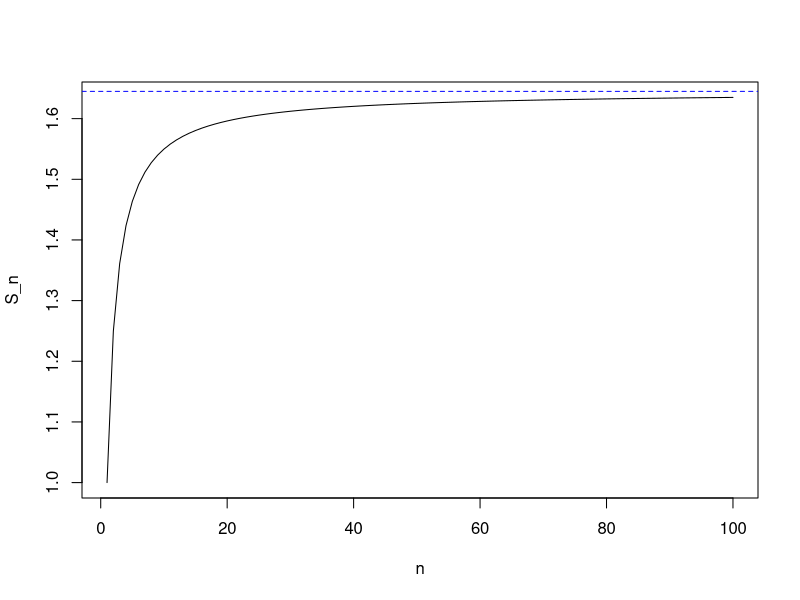
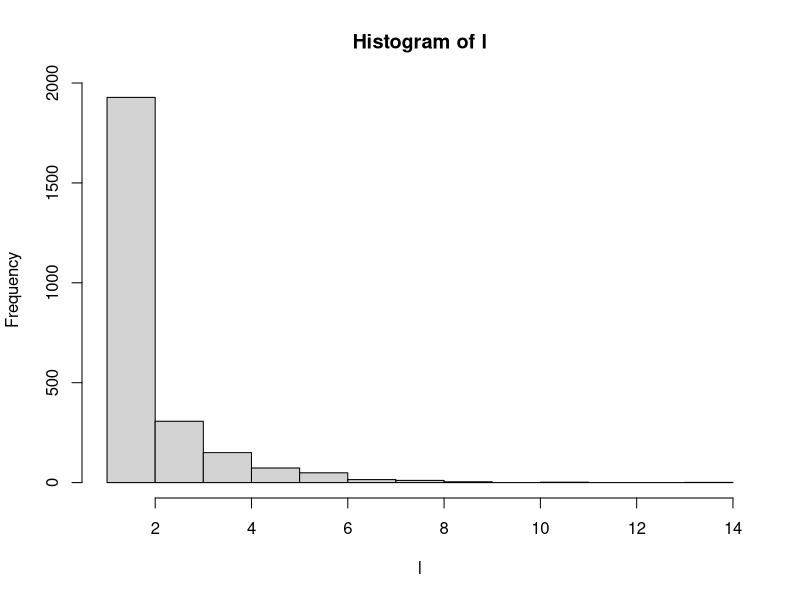
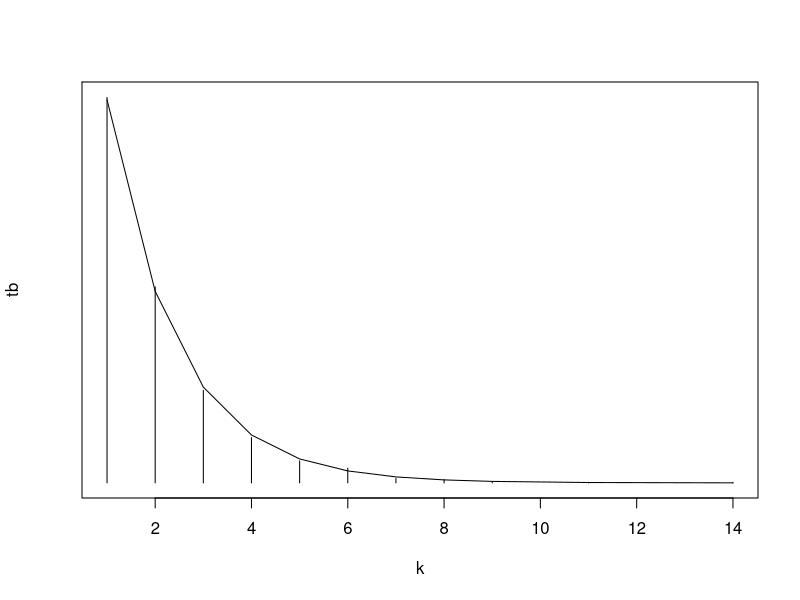

Write the R code that produced these figures, in order.
## ---- chunk 1
n <- 100
sum(seq(1, n))
## ---- chunk 2
library(dslabs)
str(murders)
## ---- chunk 3
murders[murders$state%in% murders$state[with(murders, total/population <1/100000)],]
## ---- chunk 4
murders$murder_rate <- with(murders, total/population)*100000 
subset <- murders[murders$murder_rate< 1,]
subset
## ---- chunk 5
west_subset <- murders[murders$murder_rate < 1 & murders$region == 'West',colnames(subset) != "region"  ]
west_subset
## ---- chunk 6
res <- murders[murders$murder_rate <1,]
res$state[which.max(res$population)]
## ---- chunk 7
ml_state <- murders[murders$population > 10^7,]
ml_state$state[which.min(ml_state$murder_rate)]
## ---- chunk 8
inds <- split(1:nrow(murders),murders$region)
sapply(inds,function(inds) {
  sum(murders$total[inds])/sum(murders$population[inds])})*10^5
## ---- chunk 9
length(seq(6,55, by = 4/7))
## ---- chunk 10
temp <- c(35, 88, 42, 84, 81, 30)
city <- c("Beijing", "Lagos", "Paris", "Rio de Janeiro", 
          "San Juan", "Toronto")
city_temps <- data.frame(name = city, temperature = temp)
## ---- chunk 11
city_temps$temperature_celsius <- (city_temps$temperature - 32) * 5 / 9
city_temps
## ---- chunk 12
euler <- function(n){
  s_n <- sum(1/(1:n)^2)
  return(s_n)
}
## ---- chunk 13
n_values = seq(1:100)
s_values=sapply(n_values,euler)
plot(n_values,s_values,type='l',xlab='n',ylab='S_n')
abline(h=pi^2/6,lty=2,col='blue')
## ---- chunk 14
check_abb <- c('MA', 'ME','MI', 'MO', 'MU')
check_abb[which(check_abb %in% state.abb)]
print(check_abb %in% state.abb)
## ---- chunk 15
check_abb[which(!(check_abb %in% state.abb))]
print(!(check_abb %in% state.abb))
## ---- chunk 16
murders[match(c('New York','California','Texas'),murders$state),]
## ---- chunk 17
subset_nct <- murders[murders$state %in% c('New York','California','Texas'),]
subset_nct[match(c('New York','California','Texas'),subset_nct$state),]
## ---- chunk 18
vandermonde_helper <- function(x,n ){
  s = x^(0:n)
  return (s)
}

vandermonde_helper(3,5)
## ---- chunk 19
vandermonde_helper <- function(x,n){
  s = vector()
  for (i in 0:n){
    s=append(s,x^i)
  }
  return(s)
}
vandermonde_helper(3,5)
## ---- chunk 20
n <- 10000
p <- 0.5
set.seed(2024-9-6)
x <- sample(c(0,1), n, prob = c(1 - p, p), replace = TRUE)
## ---- chunk 21
d <- diff(c(0,x,0))
st <- which(d == 1)
en <- which(d == -1)
l <- en - st
hist(l)
tb <- table(l) / length(l)
k <- as.numeric(names(tb))
plot(k,tb,type='h')
lines(k, p^k)
